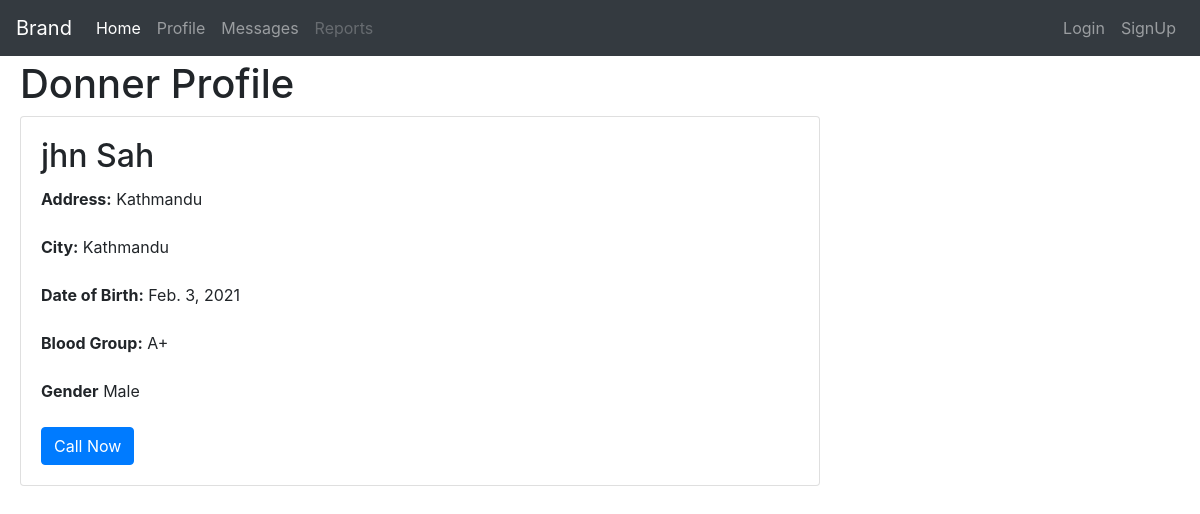
The page /donor/2/ on the database its author committed.
### hackfest/models.py (models this page shows, shortened)
class Donor(models.Model):
    CHOOSE=(
        ('male', 'male'),
        ('female', 'female'),
        ('other', 'other'),
    )
    GROUP=(
        ('A+', 'A+'),
        ('A-', 'A-'),
        ('B+', 'B-'),
        ('O+', 'O-'),
        ('AB+', 'AB-'),
    )
    first_name= models.CharField(max_length=100)
    last_name= models.CharField(max_length=100)
    gender= models.CharField(max_length=200, null=True, choices=CHOOSE)
    contact= models.CharField(max_length=50000000000)
    dob= models.DateField(null=True)
    blood= models.CharField(max_length=200, null=True, choices=GROUP)
    district= models.CharField(max_length=100)
    city= models.CharField(max_length=100)
    ward= models.IntegerField(null=True)

### hackfest/views.py (the view)
# urls.py: path('donor/<int:pk>/', DonorDetailView.as_view(), name='donor_detail'),
class  DonorDetailView(DetailView):
     model= Donor
     template_name='detail_donor.html'

### templates/detail_donor.html
{% extends 'base.html' %}
{% block content %}
<div class="bs-example">
    <h1> Donner Profile</h1>
    <div class="card" style="width: 50rem;">
        <div class="card-body">
            <h2 class="card-title">{{object.first_name}} {{object.last_name}}</h2>
            <b>Address:</b> {{object.district}}<br><br>
            <b>City:</b> {{object.city}}<br><br>
            <b>Date of Birth:</b> {{object.dob}}<br><br>
            <b>Blood Group:</b> A+ <br><br>
            <b>Gender</b> Male
            <br><br>
            <a href="#" class="btn btn-primary">Call Now</a>
        </div>
    </div>
</div>
{% endblock %}

### templates/base.html (style rules this page uses)
.bs-example { margin: 20px; }
body { padding-top: 40px; }

### rows shown on the page
Donor: first_name "jhn", last_name "Sah", district "Kathmandu", city "Kathmandu", dob "Feb. 3, 2021"
